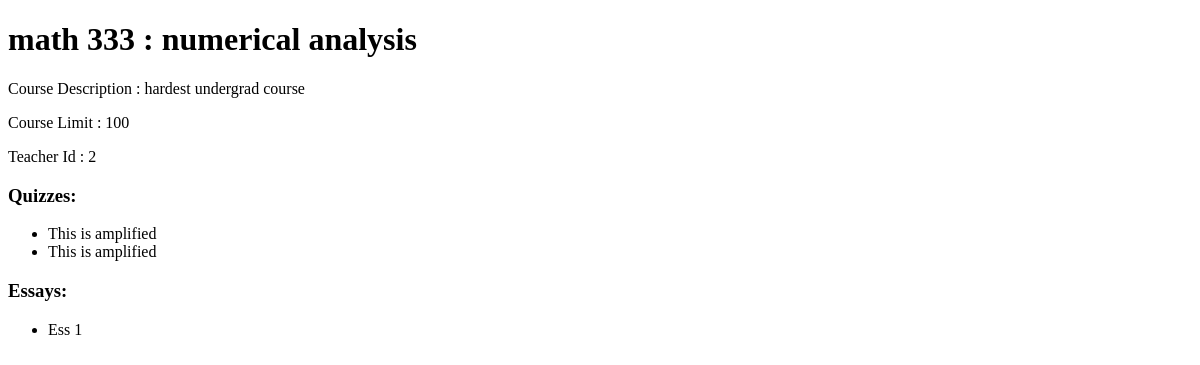
The page /course/8 on the database as committed earlier.
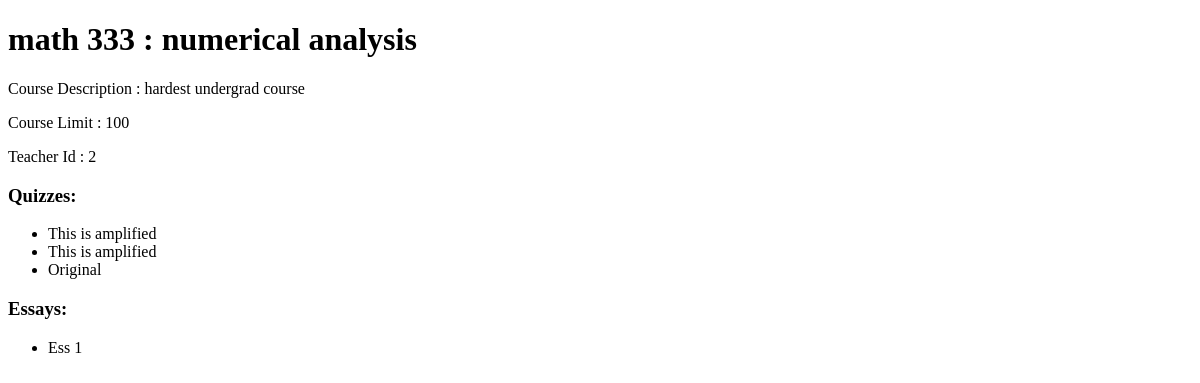
The same page on the database as committed later.
### website/models.py (models this page shows)
class Course(db.Model):
    __tablename__ = 'courses'
    id = db.Column(db.Integer, primary_key=True)
    course_code = db.Column(db.Integer(), unique = True)
    course_name = db.Column(db.String(150))
    course_limit = db.Column(db.Integer)
    course_desc = db.Column(db.String(1000))
    teacher_id = db.Column(db.Integer, db.ForeignKey('users.id'))

class Quiz(db.Model, UserMixin):
    __tablename__ = 'quizzes'
    id=db.Column(db.Integer, primary_key=True)
    quiz_name = db.Column(db.String(150))
    course_id = db.Column(db.Integer, db.ForeignKey('courses.id'))

class Essay(db.Model, UserMixin):
    __tablename__ = 'essays'
    id=db.Column(db.Integer, primary_key=True)
    essay_name = db.Column(db.String(150))
    course_id = db.Column(db.Integer, db.ForeignKey('courses.id'))

### website/views.py (the view)
@views.route('/course/<int:course_id>')
def course_page(course_id):
    course = Course.query.get(course_id)
    quizzes = Quiz.query.filter_by(course_id=course_id).all()
    essays = Essay.query.filter_by(course_id=course_id).all()
    return render_template('coursePage.html', course=course, quizzes=quizzes, essays=essays)

### website/templates/coursePage.html (shortened to what this page needs)
<!DOCTYPE html>
<html>
<head>
</head>
<body>
    <h1>{{ course.course_code }} : {{ course.course_name}}</h1>
    <p>Course Description : {{ course.course_desc }}</p>
    <p>Course Limit : {{ course.course_limit }}</p>
    <p>Teacher Id : {{ course.teacher_id }}</p>
    <h3>Quizzes:</h3>
    <ul>
        {% for quiz in quizzes %}
            <li>{{ quiz.quiz_name }}</li>
        {% endfor %}
    </ul>
    <h3>Essays:</h3>
    <ul>
        {% for essay in essays %}
                <li>{{ essay.essay_name }}</li>
        {% endfor %}
    </ul>
</body>
</html>

Rows that differ between the two databases and show on the page:
added Quiz: quiz_name "Original"
